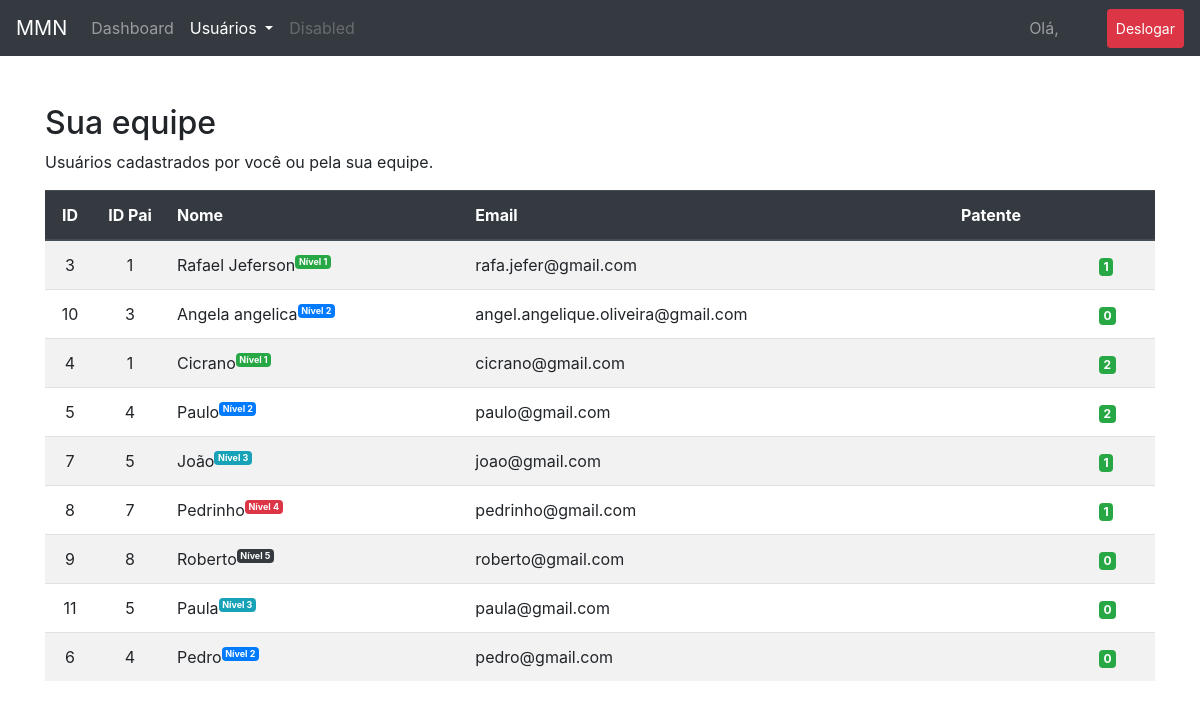
/usuarios.php (signed in), run on an earlier commit of the app's database.
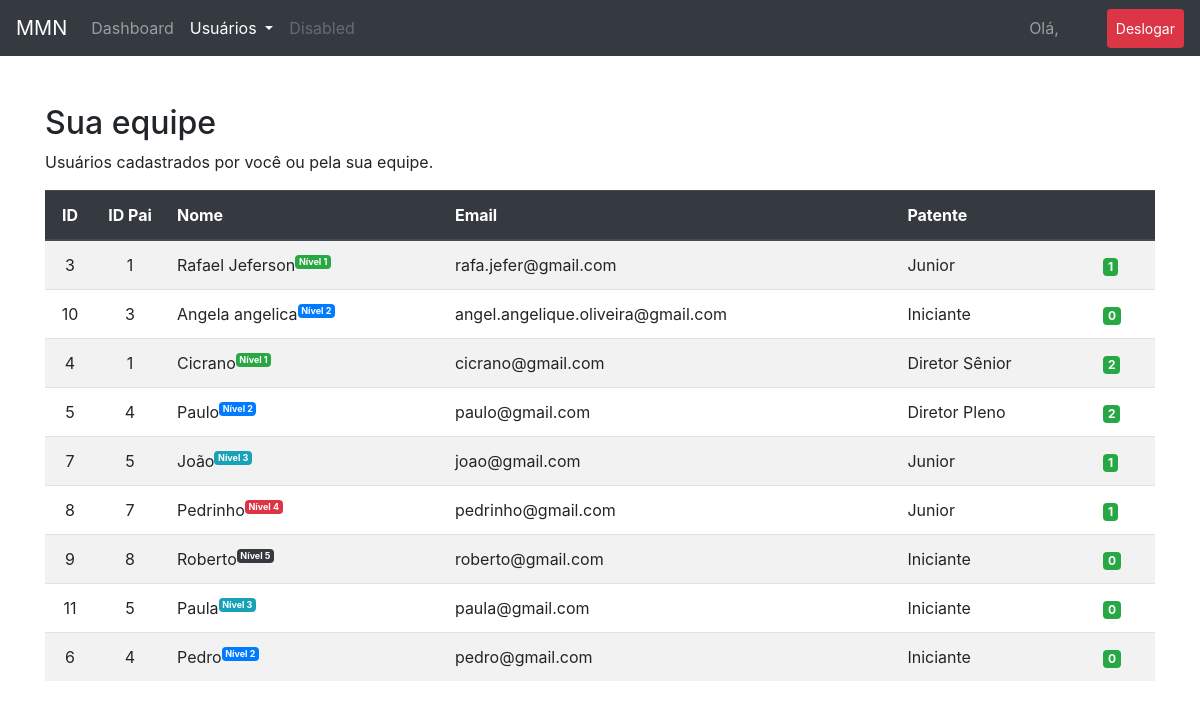
And on a later commit of the database.
### tables this page shows
CREATE TABLE IF NOT EXISTS `usuarios` (
  `id` int(11) NOT NULL AUTO_INCREMENT,
  `id_pai` int(11) DEFAULT NULL,
  `patente` int(2) NOT NULL DEFAULT '1',
  `nome` varchar(100) NOT NULL,
  `email` varchar(100) NOT NULL,
  `senha` varchar(32) NOT NULL,
  `created_at` timestamp NOT NULL DEFAULT CURRENT_TIMESTAMP,
  `updated_at` timestamp NULL DEFAULT NULL ON UPDATE CURRENT_TIMESTAMP,
  PRIMARY KEY (`id`)
);

CREATE TABLE IF NOT EXISTS `patentes` (
  `id` int(2) NOT NULL AUTO_INCREMENT,
  `nome` varchar(50) NOT NULL,
  `min` int(3) NOT NULL,
  PRIMARY KEY (`id`)
);

### config.php (called while the page is built, shortened)
<?php
$limite = 3;

### funcoes.php (called while the page is built, shortened)
<?php
function listaUsuarios($id, $limite) {
   global $pdo;
   $lista = array();
   $sql = "SELECT "
           . "usuarios.id, usuarios.id_pai, usuarios.nome, usuarios.email, usuarios.patente, patentes.nome as patente "
           . "FROM usuarios "
           . "LEFT JOIN patentes ON patentes.id = usuarios.patente "
           . "WHERE usuarios.id_pai = :id";
   $stmt = $pdo->prepare($sql);
   $stmt->bindValue(":id", $id);
   $stmt->execute();
   if ($stmt->rowCount() > 0) {
      $lista = $stmt->fetchAll(PDO::FETCH_ASSOC);
      foreach ($lista as $chave => $usuario) {
         $lista[$chave]['filhos'] = array();
         if ($limite > 0) {
            $lista[$chave]['filhos'] = listaUsuarios($usuario['id'], $limite - 1);
         }
      }
   }
   return $lista;
}

### usuarios.php (the view, shortened to what the changed rows need)
<?php
require_once 'config.php';
require_once 'funcoes.php';
$id = $_SESSION['uLogin'];
$usuarios = listaUsuarios($id, $limite);
?>
<!DOCTYPE html>
<html>
   <head>
      <link rel="stylesheet" href="https://maxcdn.bootstrapcdn.com/bootstrap/4.3.1/css/bootstrap.min.css">
      <link rel="stylesheet" href="https://use.fontawesome.com/releases/v5.7.0/css/all.css">
   </head>
   <body>
      <div class="container mt-5">
         <div class="clearfix">
            <span class="float-left"><h2>Sua equipe</h2></span>
         </div>
         <table class="table table-striped">
            <thead  class="thead-dark">
               <tr>
                  <th style="width: 50px;" class="text-center">ID</th>
                  <th style="width: 70px;" class="text-center">ID Pai</th>
                  <th>Nome</th>
                  <th>Email</th>
                  <th>Patente</th>
                  <th></th>
               </tr>
            </thead>
            <tbody>
               <?php foreach ($usuarios as $user): ?>
                  <tr>
                     <td class="text-center"><?php echo $user['id']; ?></td>
                     <td class="text-center"><?php echo $user['id_pai']; ?></td>
                     <td><?php echo $user['nome']; ?><sup><span class="badge badge-success">Nível 1</span></sup></td>
                     <td><?php echo $user['email']; ?></td>
                     <td><?php echo $user['patente']; ?></td>
                     <?php
                        $sql = "SELECT COUNT(*) as count FROM usuarios WHERE id_pai = :id_filho";
                        $stmt = $pdo->prepare($sql);
                        $stmt->bindValue(":id_filho", $user['id']);
                        $stmt->execute();
                        if($stmt->rowCount() > 0) {
                           $result = $stmt->fetch();
                           $qtde = $result['count'];
                           echo '<td><span class="badge badge-success">'.$qtde.'</span></td>';
                        } else {
                           echo '<td>0</td>';
                        }
                     ?>
                  </tr>
                  <?php
                     $sql = "SELECT usuarios.id, usuarios.id_pai, usuarios.nome, usuarios.email, patentes.nome as patente FROM usuarios LEFT JOIN patentes ON usuarios.patente = patentes.id WHERE id_pai = :id_filho";
                     $stmt = $pdo->prepare($sql);
                     $stmt->bindValue(":id_filho", $user['id']);
                     $stmt->execute();
                     if($stmt->rowCount() > 0):
                        $data = $stmt->fetchAll();
                        foreach($data as $row):
                  ?>
                     <tr class="">
                        <td class="text-center"><?php echo $row['id']; ?></td>
                        <td class="text-center"><?php echo $row['id_pai']; ?></td>
                        <td><?php echo $row['nome']; ?><sup><span class="badge badge-primary">Nível 2</span></sup></td>
                        <td><?php echo $row['email']; ?></td>
                        <td><?php echo $row['patente']; ?></td>
                        <?php
                        $sql = "SELECT COUNT(*) as count FROM usuarios WHERE id_pai = :id_filho";
                        $stmt = $pdo->prepare($sql);
                        $stmt->bindValue(":id_filho", $row['id']);
                        $stmt->execute();
                        if($stmt->rowCount() > 0) {
                           $result = $stmt->fetch();
                           $qtde = $result['count'];
                           echo '<td><span class="badge badge-success">'.$qtde.'</span></td>';
                        } else {
                           echo '<td>0</td>';
                        }
                     ?>
                     </tr>
                      <?php
                     $sql = "SELECT usuarios.id, usuarios.id_pai, usuarios.nome, usuarios.email, patentes.nome as patente FROM usuarios LEFT JOIN patentes ON usuarios.patente = patentes.id WHERE id_pai = :id_filho";
                     $stmt = $pdo->prepare($sql);
                     $stmt->bindValue(":id_filho", $row['id']);
                     $stmt->execute();
                     if($stmt->rowCount() > 0):
                        $data = $stmt->fetchAll();
                        foreach($data as $row):
                  ?>
                     <tr class="">
                        <td class="text-center"><?php echo $row['id']; ?></td>
                        <td class="text-center"><?php echo $row['id_pai']; ?></td>
                        <td><?php echo $row['nome']; ?><sup><span class="badge badge-info">Nível 3</span></sup></td>
                        <td><?php echo $row['email']; ?></td>
                        <td><?php echo $row['patente']; ?></td>
                        <?php
                           $sql = "SELECT COUNT(*) as count FROM usuarios WHERE id_pai = :id_filho";
                           $stmt = $pdo->prepare($sql);
                           $stmt->bindValue(":id_filho", $row['id']);
                           $stmt->execute();
                           if($stmt->rowCount() > 0) {
                              $result = $stmt->fetch();
                              $qtde = $result['count'];
                              echo '<td><span class="badge badge-success">'.$qtde.'</span></td>';
                           } else {
                              echo '<td>0</td>';
                           }
                        ?>
                     </tr>
                           <?php
                     $sql = "SELECT usuarios.id, usuarios.id_pai, usuarios.nome, usuarios.email, patentes.nome as patente FROM usuarios LEFT JOIN patentes ON usuarios.patente = patentes.id WHERE id_pai = :id_filho";
                     $stmt = $pdo->prepare($sql);
                     $stmt->bindValue(":id_filho", $row['id']);
                     $stmt->execute();
                     if($stmt->rowCount() > 0):
                        $data = $stmt->fetchAll();
                        foreach($data as $row):
                  ?>
                     <tr class="">
                        <td class="text-center"><?php echo $row['id']; ?></td>
                        <td class="text-center"><?php echo $row['id_pai']; ?></td>
                        <td><?php echo $row['nome']; ?><sup><span class="badge badge-danger">Nível 4</span></sup></td>
                        <td><?php echo $row['email']; ?></td>
                        <td><?php echo $row['patente']; ?></td>
                        <?php
                           $sql = "SELECT COUNT(*) as count FROM usuarios WHERE id_pai = :id_filho";
                           $stmt = $pdo->prepare($sql);
                           $stmt->bindValue(":id_filho", $row['id']);
                           $stmt->execute();
                           if($stmt->rowCount() > 0) {
                              $result = $stmt->fetch();
                              $qtde = $result['count'];
                              echo '<td><span class="badge badge-success">'.$qtde.'</span></td>';
                           } else {
                              echo '<td>0</td>';
                           }
                        ?>
                     </tr>
                           <?php
                     $sql = "SELECT usuarios.id, usuarios.id_pai, usuarios.nome, usuarios.email, patentes.nome as patente FROM usuarios LEFT JOIN patentes ON usuarios.patente = patentes.id WHERE id_pai = :id_filho";
                     $stmt = $pdo->prepare($sql);
                     $stmt->bindValue(":id_filho", $row['id']);
                     $stmt->execute();
                     if($stmt->rowCount() > 0):
                        $data = $stmt->fetchAll();
                        foreach($data as $row):
                  ?>
                     <tr class="">
                        <td class="text-center"><?php echo $row['id']; ?></td>
                        <td class="text-center"><?php echo $row['id_pai']; ?></td>
                        <td><?php echo $row['nome']; ?><sup><span class="badge badge-dark">Nível 5</span></sup></td>
                        <td><?php echo $row['email']; ?></td>
                        <td><?php echo $row['patente']; ?></td>
                        <?php
                           $sql = "SELECT COUNT(*) as count FROM usuarios WHERE id_pai = :id_filho";
                           $stmt = $pdo->prepare($sql);
                           $stmt->bindValue(":id_filho", $row['id']);
                           $stmt->execute();
                           if($stmt->rowCount() > 0) {
                              $result = $stmt->fetch();
                              $qtde = $result['count'];
                              echo '<td><span class="badge badge-success">'.$qtde.'</span></td>';
                           } else {
                              echo '<td>0</td>';
                           }
                        ?>
                     </tr>
                        <?php
                        endforeach;
                     endif;
                  ?>
                        <?php
                        endforeach;
                     endif;
                  ?>
                        <?php
                        endforeach;
                     endif;
                  ?>
                  <?php
                        endforeach;
                     endif;
                  ?>
               <?php endforeach; ?>
            </tbody>
         </table>
      </div>
   </body>
</html>

What changed in the data, as far as the page shows it:
changed usuarios "Rafael Jeferson": patentes.nome (not shown) → "Junior"
changed usuarios "Angela angelica": patentes.nome (not shown) → "Iniciante"
changed usuarios "Cicrano": patentes.nome (not shown) → "Diretor Sênior"
changed usuarios "Paulo": patentes.nome (not shown) → "Diretor Pleno"
changed usuarios "João": patentes.nome (not shown) → "Junior"
changed usuarios "Pedrinho": patentes.nome (not shown) → "Junior"
changed usuarios "Roberto": patentes.nome (not shown) → "Iniciante"
changed usuarios "Paula": patentes.nome (not shown) → "Iniciante"
changed usuarios "Pedro": patentes.nome (not shown) → "Iniciante"
